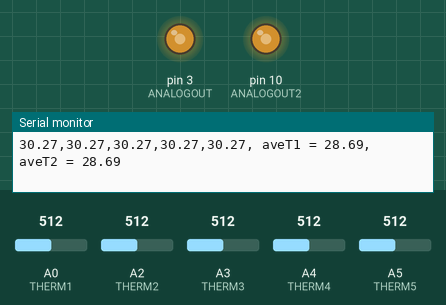
Bench run of a program on a simulated Arduino Uno, built with avr-gcc and run on an emulated ATmega328P. Shown: output pins drawn as LEDs (lit = HIGH), the last lines printed to the serial monitor. The test bench sets the inputs (shaded band); at power-on: A0 (THERM1) = 512, A4 (THERM4) = 512, A2 (THERM2) = 512, A3 (THERM3) = 512, A5 (THERM5) = 512.

Above: at 1.2 s.
1.3 s: A0 (THERM1) set to 78
4.3 s: A0 (THERM1) set to 66
7.3 s: A4 (THERM4) set to 992
At 9.6 s:
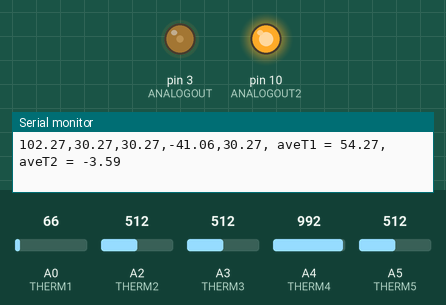
10.0 s: A2 (THERM2) set to 716
At 10.12 s:
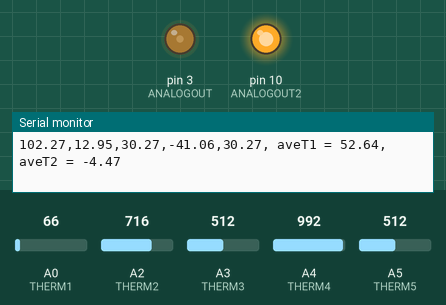
13.0 s: A3 (THERM3) set to 30
At 14.2 s:
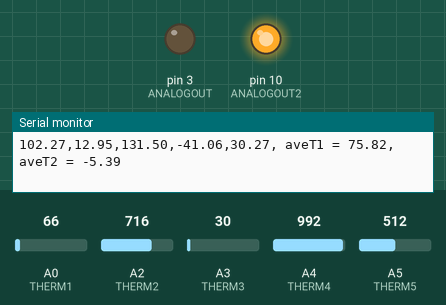
15.2 s: A5 (THERM5) set to 30
At 20.8 s:
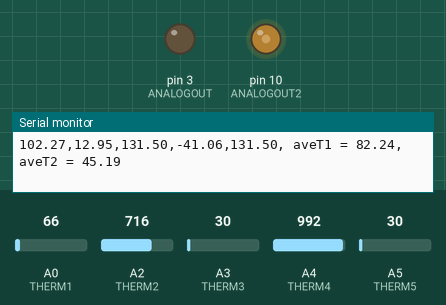
Timing chart, 0 to 21.5 s (numbered marks = the images above; inputs shaded):
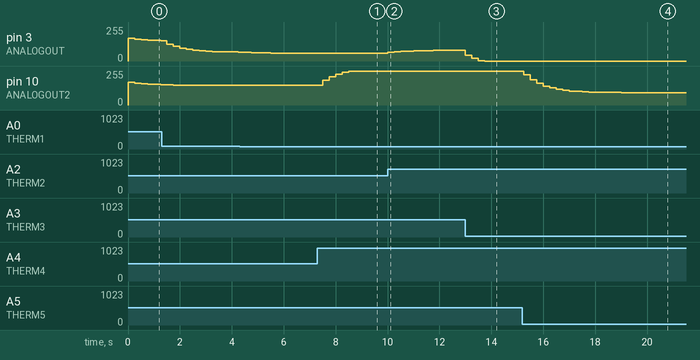

Measured:
- after the input at 7.3 s, pin 10 (ANALOGOUT2): moves from 148/255 to 255/255 over 1.0 s, starting after 0.20 s
- after the input at 10.0 s, pin 3 (ANALOGOUT): moves from 59/255 to 80/255 over 2.8 s, starting at once
- after the input at 13.0 s, pin 3 (ANALOGOUT): 80/255 → 44/255 at once, → 19/255 0.25 s later, → 1/255 0.25 s later, → 0/255 0.25 s later
- after the input at 15.2 s, pin 10 (ANALOGOUT2): moves from 255/255 to 92/255 over 4.8 s, starting after 0.05 s

The program:

main.cpp
```cpp
#include <Arduino.h>

// OUTPUT PINS
#define ANALOGOUT 3
#define ANALOGOUT2 10

// THERMISTOR PINS
#define THERM1 A0
#define THERM2 A2
#define THERM3 A3
#define THERM4 A4
#define THERM5 A5

// CUTOFF FREQ FOR LP (in Hz)
#define FC     0.25

// THERMISTOR LOOKUP TABLE {READ IN VAL, TEMP(C)}
double therm[][2] = {{0, 400.0},
{2, 275.0},
{11, 175.0},
{21, 145.0},
{31, 130.0},
{40, 120.0},
{60, 105.0},
{93, 90.0},
{145, 75.0},
{305, 50.0},
{351, 45.0},
{402, 40.0},
{515, 30.0},
{575, 25.0},
{635, 20.0},
{693, 15.0},
{749, 10.0},
{799, 5.0},
{845, 0.0},
{1024, -50.0}};

// HELPER FUNCTION: input analogRead value, outputs temperature in Celcius
double getTemp(double valIn) {
  int i;
  for (i = 0; i < 19; i++) {
    if ((valIn >= therm[i][0]) && (valIn < therm[i+1][0])) {
      double temp = therm[i][1] + (therm[i+1][1] - therm[i][1])/(therm[i+1][0] -
                    therm[i][0]) * (valIn - therm[i][0]);
      return temp;

    }
  }
  return -255;
}

// ----------------------------------------------------------------------------

void setup() {
  Serial.begin(9600); // for debugging

  // set input pins
  pinMode(THERM1, INPUT);
  pinMode(THERM2, INPUT);
  pinMode(THERM3, INPUT);
  pinMode(THERM4, INPUT);
  pinMode(THERM5, INPUT);

  // set output pins
  pinMode(ANALOGOUT, OUTPUT);
  pinMode(ANALOGOUT2, OUTPUT);
}

void loop() {
    double dt = 0.250;  // loop time in seconds
    static unsigned long millisLast = 0; // elapsed time at end of last call to loop
    static double aveT1 = 22; ; // EXTRUDER TEMP : initialize to room temp
    static double aveT2 = 22; ; // NOZZLE TEMP   : initialize to room temp

    // READ TEMPERATURES
    double temp1 = getTemp(analogRead(THERM1));
    double temp2 = getTemp(analogRead(THERM2));
    double temp3 = getTemp(analogRead(THERM3));
    double temp4 = getTemp(analogRead(THERM4));
    double temp5 = getTemp(analogRead(THERM5));

    // LOW PASS + AVERAGE
    double beta = (6.283185*dt*FC)/(6.283185*dt*FC+1);
    // aveT1 = (1-beta)*aveT1 + beta*(temp1+temp2+temp3)/3.0;  //LP-average
    aveT1 = (1-beta)*aveT1 + beta*(temp1+temp2+temp3)/3.0;  //LP-average using only THERM1
    aveT2 = (1-beta)*aveT2 + beta*(temp4+temp5)/2.0;  //LP-average

    // OUTPUT (using a sort of jank fix)
    double sendT1 = (aveT1-1.47)/0.982; // Imaginary temperature that compensates for circuit offset
    double sendT2 = (aveT2-1.47)/0.982; // Imaginary temperature that compensates for circuit offset
    double output1 = constrain((70.0-sendT1)*255.0/70.0, 0, 255);
    double output2 = constrain((70.0-sendT2)*255.0/70.0, 0, 255);
    analogWrite(ANALOGOUT, (int) output1);
    analogWrite(ANALOGOUT2, (int) output2);

    // SERIAL OUT (FOR DEBUGGING)
    // Serial.println(aveT1);

    Serial.print(temp1);
    Serial.print(',');
    Serial.print(temp2);
    Serial.print(',');
    Serial.print(temp3);
    Serial.print(',');
    Serial.print(temp4);
    Serial.print(',');
    Serial.print(temp5);
    Serial.print(", aveT1 = ");
    Serial.print(aveT1);
    Serial.print(", aveT2 = ");
    Serial.println(aveT2);

    while (millis() < millisLast + dt*1000); // wait until dt has passed
    millisLast = millis();
}
```
